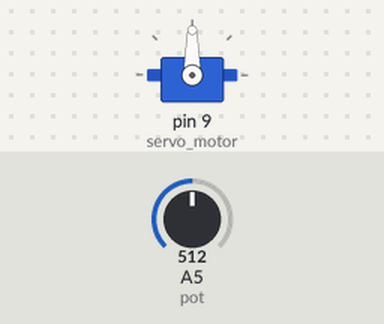
Bench run of a sketch on a simulated Arduino Uno, built with avr-gcc and run on an emulated ATmega328P. Shown: servo. Inputs (shaded band) come from the test bench; at power-on: A5 (pot) = 512.

Above: at 1.8 s.
1.9 s: A5 (pot) set to 716
At 3.2 s:
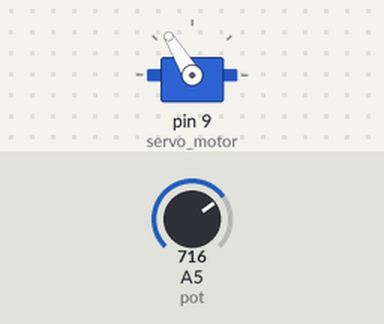
3.5 s: A5 (pot) set to 900
At 4.9 s:
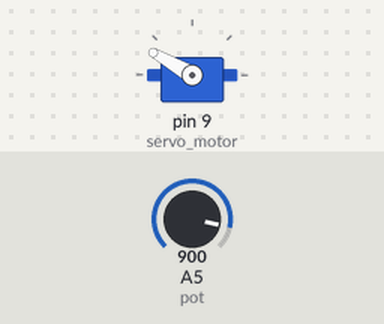
5.5 s: A5 (pot) set to 1023
At 6.4 s:
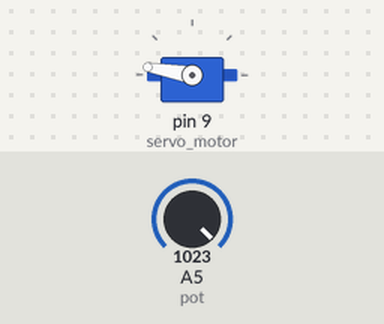
7.5 s: A5 (pot) set to 306
At 9.2 s:
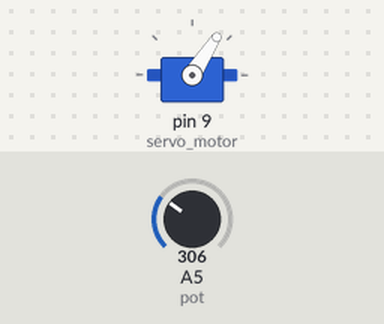
9.5 s: A5 (pot) set to 122
At 10.7 s:
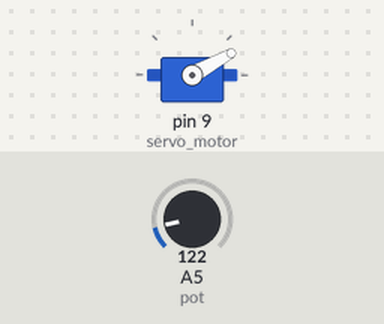
Timing chart, 0 to 12.5 s (numbered marks = the images above; inputs shaded):
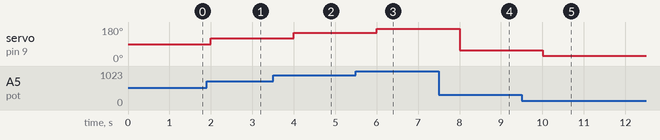

The sketch:

servo_motor2.ino
```cpp
#include <Servo.h>

const int pot = A5;
int leitura;

Servo servo_motor;

void setup() {
 pinMode(pot,INPUT);
 servo_motor.attach(9);

}

void loop() {
  leitura = analogRead(pot);
  leitura = map(leitura,0,1023,10,170);

  servo_motor.write(leitura);

  delay(1000);

}
```

Measured:
- after the input at 1.9 s, servo on pin 9 (servo_motor): 90° → 121° after 0.10 s
- after the input at 3.5 s, servo on pin 9 (servo_motor): 121° → 150° after 0.50 s
- after the input at 5.5 s, servo on pin 9 (servo_motor): 150° → 170° after 0.50 s
- after the input at 7.5 s, servo on pin 9 (servo_motor): 170° → 57° after 0.50 s
- after the input at 9.5 s, servo on pin 9 (servo_motor): 57° → 29° after 0.50 s
